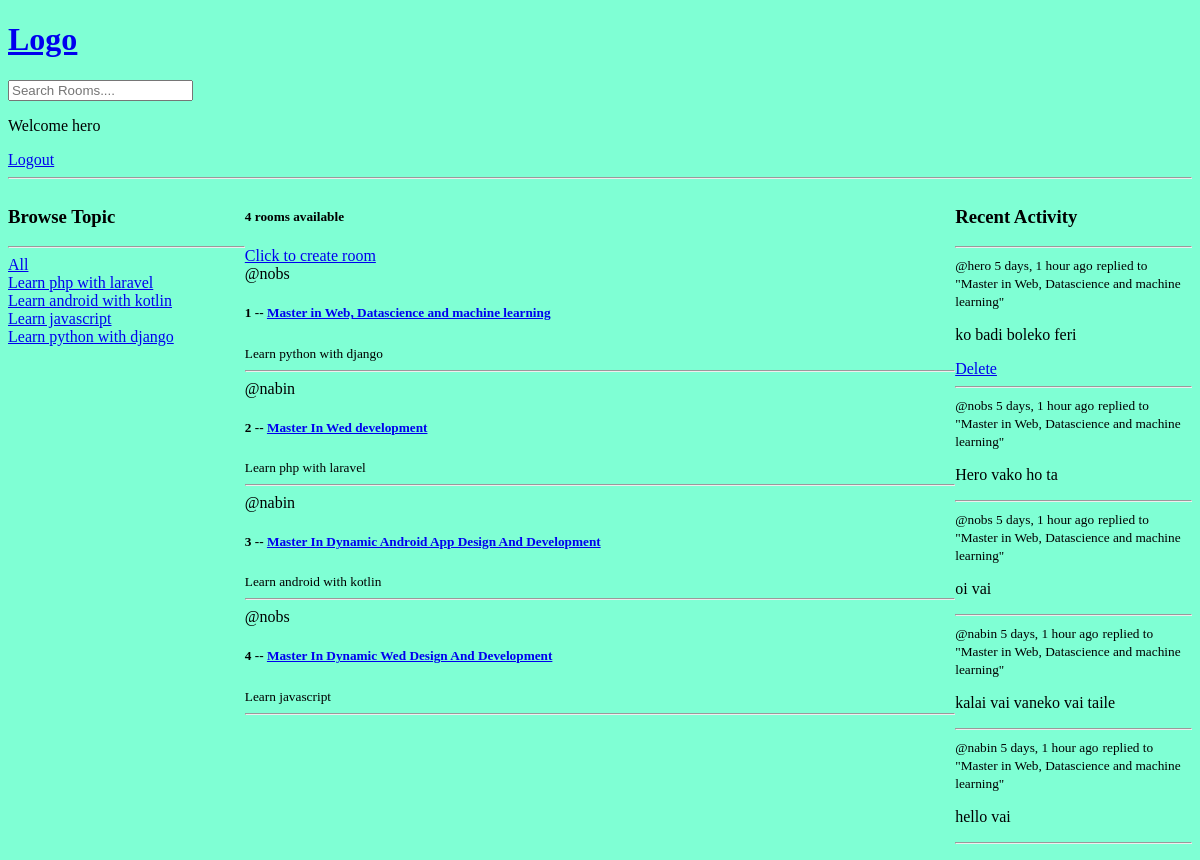
The page / (signed in) on the database as committed earlier.
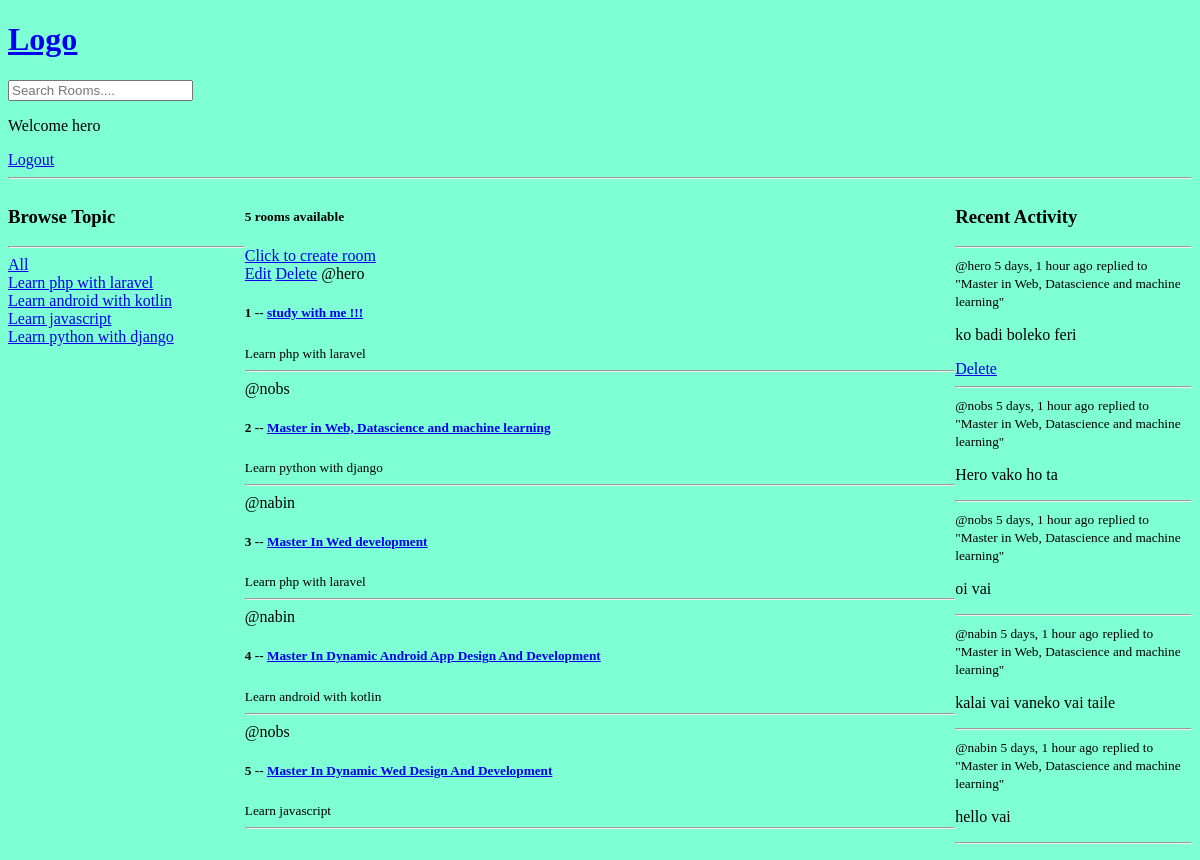
The same page on the database as committed later.
### base/models.py (models this page shows, shortened)
class Topic(models.Model):
    name = models.CharField(max_length=200)

class Room(models.Model):
    host = models.ForeignKey(User, on_delete=models.SET_NULL, null=True)
    topic = models.ForeignKey(Topic, on_delete=models.SET_NULL, null=True)
    name = models.CharField(max_length=200)
    description = models.TextField(null=True, blank=True)
    participants = models.ManyToManyField(User, related_name='participants', blank=True)
    updated = models.DateTimeField(auto_now=True)
    created = models.DateTimeField(auto_now_add=True)
    class Meta:
        ordering = ['-updated', '-created']
    def __str__(self):
        return self.name

class Message(models.Model):
    user = models.ForeignKey(User, on_delete=models.CASCADE)
    room = models.ForeignKey(Room, on_delete=models.CASCADE)
    body = models.TextField()
    updated = models.DateTimeField(auto_now=True)
    created = models.DateTimeField(auto_now_add=True)
    def __str__(self):
        return self.body[0:50]
    class Meta:
        ordering = ['-updated', '-created']

### base/views.py (the view)
# urls.py: path('', views.home, name='home'),
def home(request):
    q = request.GET.get('q') if request.GET.get('q') != None else ''
    rooms = Room.objects.filter(Q(topic__name__icontains=q) | Q(name__icontains=q) | Q(description__icontains=q))
    room_messages = Message.objects.filter(Q(room__topic__name__icontains=q))
    topics = Topic.objects.all()
    return render(request, 'base/home.html', {'rooms': rooms,'topics': topics, 'room_messages': room_messages,'room_count': rooms.count()})

### base/templates/base/home.html (shortened to what this page needs)
{% extends "app.html" %}
{% block content %}
    <div class="home-container">
        <div>
            <h3>Browse Topic</h3>
            <hr>
            <div>
                <a href="{% url 'home' %}">All</a>
            </div>
            {% for topic in topics %}
                <div>
                    <a href="{% url 'home' %}?topic={{topic.name}}">{{topic.name}}</a>
                </div>
            {% endfor %}
        </div>
        <div>
            <h5>{{room_count}} rooms available</h5>
            <a href="{% url 'room-form' %}">Click to create room</a>
            <div>
                {% for room in rooms %}
                    <div>
                        {% if request.user == room.host %}
                            <a href="{% url 'update-room' room.id %}">Edit</a>
                            <a href="{% url 'delete-room' room.id %}">Delete</a>
                        {% endif %}
                        <span>@{{ room.host.username }}</span>
                        <h5>{{ forloop.counter }} -- <a href="{% url 'room' room.id %}">{{room.name}}</a> </h5>
                        <small>{{room.topic.name}}</small>
                        <hr>
                    </div>
                {% endfor %}
            </div>
        </div>
        <div>
            <h3>Recent Activity</h3>
            <hr>
            {% for message in room_messages %}
                <div>
                    <small>@{{message.user}} {{message.created|timesince}} ago</small>
                    <small>replied to "{{message.room}}"</small>
                    <p>{{message}}</p>
                    {% if request.user == message.user %}
                        <a href="{% url 'delete-chat' message.id %}">Delete</a>
                    {% endif %}
                    <hr>
                </div>
            {% endfor %}
        </div>
    </div>
{% endblock %}

Rows that differ between the two databases and show on the page:
added Room: shows "Edit", host.username "hero", name "study with me !!!", topic.name "Learn php with laravel"
Other text that changed with them:
{{ room_count }}: "4" → "5"
